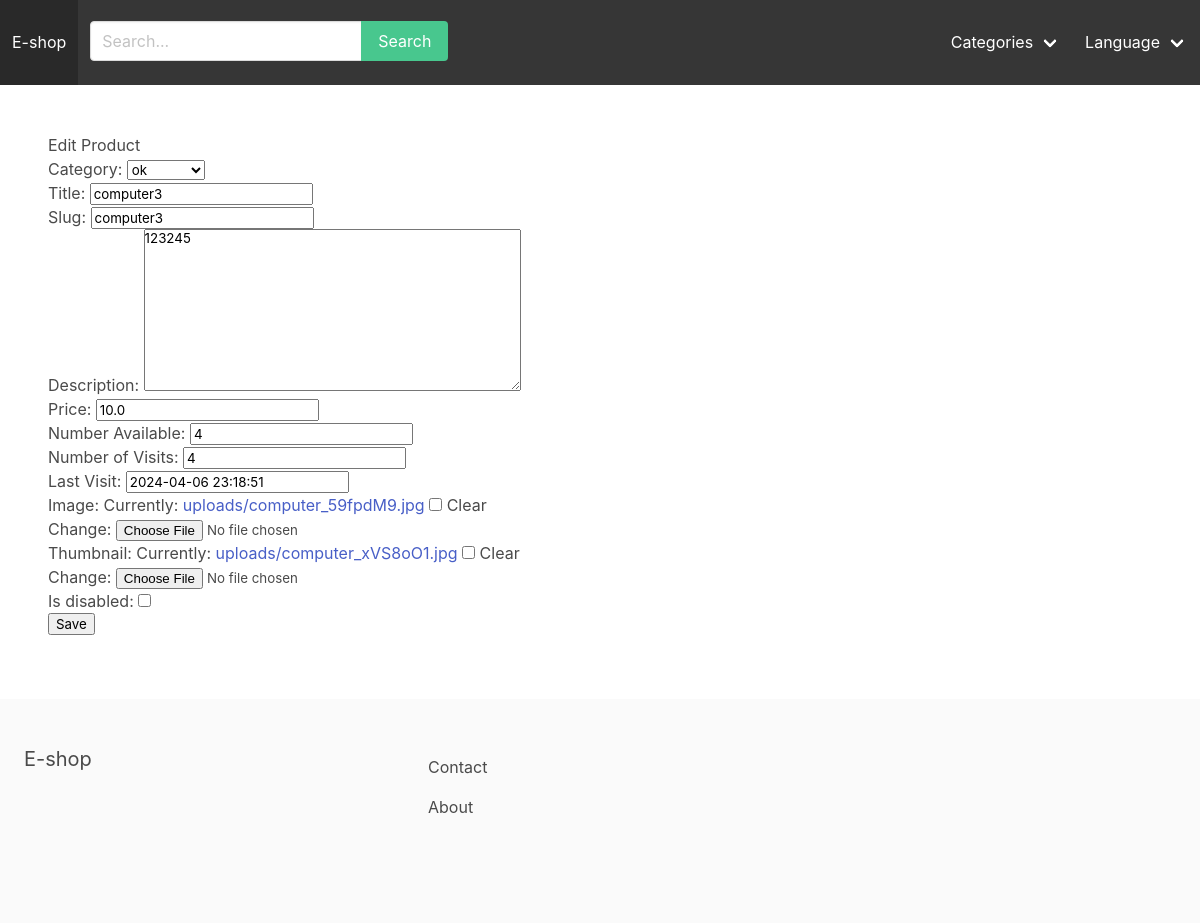
The page /productManager/edit/7/ on the database as committed earlier.
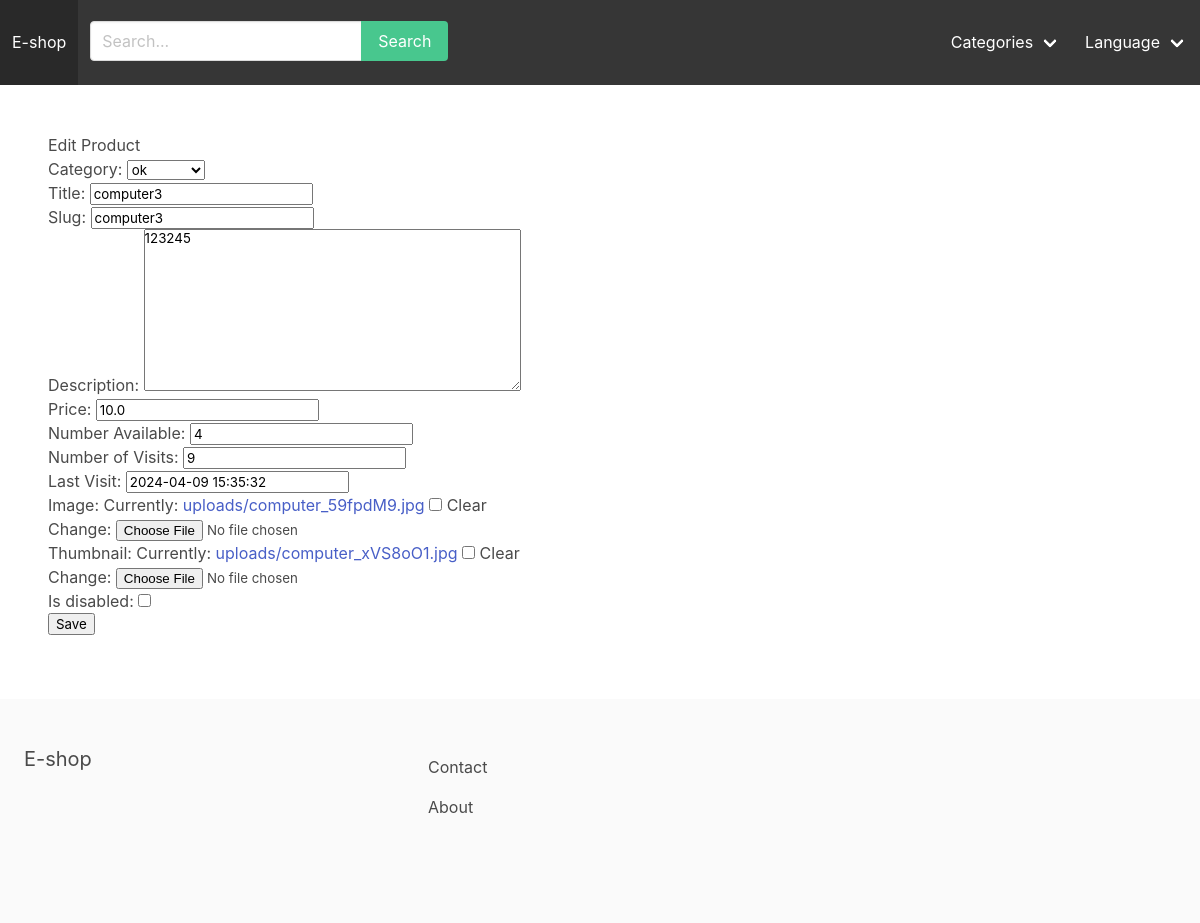
The same page on the database as committed later.
### apps/store/models.py (models this page shows, shortened)
class Product(models.Model):
    category = models.ForeignKey(Category, related_name='products', on_delete=models.CASCADE)
    title = models.CharField(max_length=255, verbose_name=_('Title'))
    slug = models.SlugField(max_length=255, verbose_name=_('Slug'))
    description = models.TextField(blank=True, null=True, verbose_name=_('Description'))
    price = models.FloatField(verbose_name=_('Price'))
    num_available = models.IntegerField(default=1, verbose_name=_('Number Available'))
    num_visits = models.IntegerField(default=0, verbose_name=_('Number of Visits'))
    last_visit = models.DateTimeField(blank=True, null=True, verbose_name=_('Last Visit'))
    image = models.ImageField(upload_to='uploads/', blank=True, null=True)
    thumbnail = models.ImageField(upload_to='uploads/', blank=True, null=True)
    date_added = models.DateTimeField(auto_now_add=True)
    is_disabled = models.BooleanField(default=False)
    class Meta:
        ordering = ('-date_added',)
    """def save(self, *args, **kwargs):
        self.thumbnail = self.make_thumbnail(self.image)

        super().save(*args, **kwargs)"""

class Category(models.Model):
    title = models.CharField(max_length=255, verbose_name=_('Title'))
    slug = models.SlugField(max_length=255, verbose_name=_('Slug'))
    ordering = models.IntegerField(default=0, verbose_name=_('Ordering'))
    class Meta:
        verbose_name_plural = _('Categories')
        ordering = ('ordering',)
    def __str__(self):
        return self.title

### apps/store/views.py (the view, shortened to what this page needs)
# urls.py: path('productManager/edit/<int:pk>/', editProductView.as_view(), name='editProduct'),
class editProductView(UpdateView):
    model = Product
    template_name = "edit_product.html"
    fields = '__all__'

### apps/cart/context_processors.py (called while the page is built)
def cart(request):
    return {'cart': Cart(request)}

### apps/store/context_processors.py (called while the page is built)
def menu_categories(request):
    categories = Category.objects.all()
    return {'menu_categories': categories}

### apps/core/templates/edit_product.html
{% extends 'managerBase.html'%}
{% block content %}
<h1>Edit Product</h1>
<form method="POST" action="" enctype="multipart/form-data">{% csrf_token %}
    {{ form.as_p }}
    <input type="submit" value="Save">
</form>
{% endblock %}

### apps/core/templates/managerBase.html (shortened to what this page needs)
{% load i18n %}
<html>
	<head>
		<link rel="stylesheet" href="https://cdn.jsdelivr.net/npm/bulma@0.9.0/css/bulma.min.css">
	</head>
	<body>
		<nav class="navbar is-dark">
			<div class="navbar-brand">
				<a class="navbar-item" href="{% url 'productManager' %}">{% trans 'E-shop' %}</a>
			</div>
			<div id="main-navbar" class="navbar-menu" :class="{ 'is-active': menuClass }">
				<div class="navbar-start">
					<div class="navbar-item is-expanded" style="margin-top: 0.8rem;">
						<form method="get" action="{% url 'searchManage' %}">
							<div class="field has-addons">
								<div class="control">
									<input type="text" class="input" placeholder="Search..." name="query">
								</div>
								<div class="control">
									<button class="button is-success">Search</button>
								</div>
							</div>
						</form>
					</div>
				</div>
				<div class="navbar-end">
					<div class="navbar-item has-dropdown is-hoverable">
						<a href="#" class="navbar-link">{% trans 'Categories' %}</a>
					</div>
					<div class="navbar-item has-dropdown is-hoverable">
						<a href="#" class="navbar-link">Language</a>
										{% get_current_language as LANGUAGE_CODE %}
										{% get_available_languages as LANGUAGES %}
										{% get_language_info_list for LANGUAGES as languages %}
					</div>
				</div>
			</div>
        </nav>
		<section class="section">
			{% block content %}
            {% endblock %}
		</section>
		<footer class="footer">
			<div class="columns">
				<div class="column is-4">
					<h2 class="subtitle">E-shop</h2>
				</div>
				<div class="column is-8">
					<a href="{% url 'contact' %}" class="navbar-item">Contact</a>
					<a href="{% url 'about' %}" class="navbar-item">About</a>
				</div>
			</div>
		</footer>
	</body>
</html>

Rows that differ between the two databases and show on the page:
changed Product "ok": num_visits "4" → "9"; last_visit "2024-04-06 23:18:51" → "2024-04-09 15:35:32"
